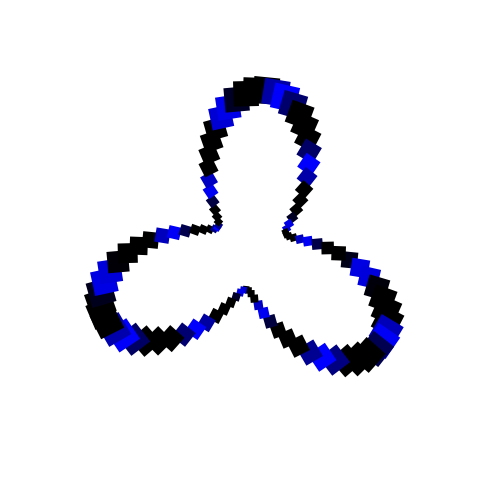
Frame 1 (no input)
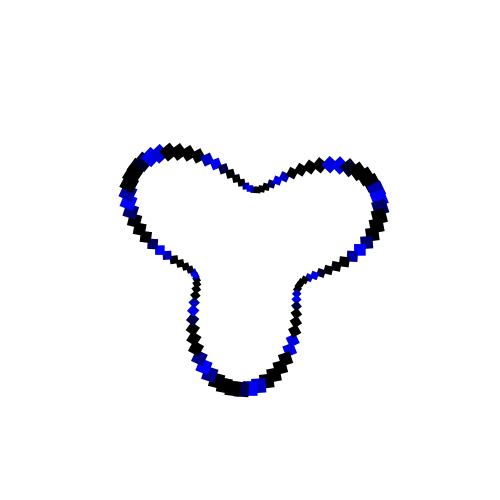
Frame 60 (the mouse pressed at the canvas centre just before this capture)
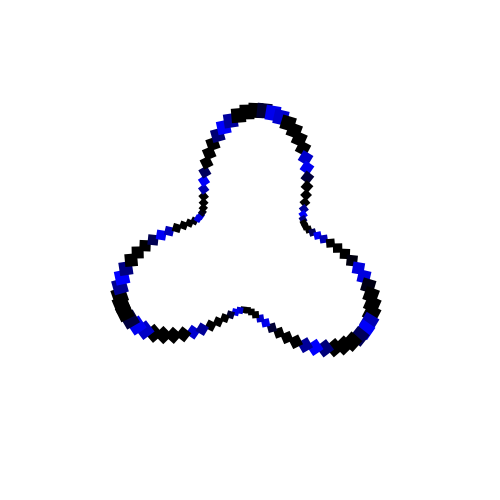
Frame 120 (the mouse held since frame 60 and released just before this capture)

The Processing sketch that drew these frames (run headless with seeded random() and noise(); from frame 60 on, the mouse is pressed at the canvas centre):

// Processing sketch: polarCoordinate11
// ── polarCoordinate11.pde
float rayon;
float vitesse;
float xInc;


void setup()
{
  size(500, 500);
  rayon = 150;
  vitesse = 0.1;
}

void draw()
{
  background(255);

  //cercle debug
  stroke(255, 0, 0);
  noFill();
  //ellipse(width/2, height/2, rayon*2, rayon*2);

  float incV = noise(xInc)*2;
  for (int i=0; i<100; i++)
  {
    float angle = map(i, 0, 100, 0, TWO_PI);
    float angle2 = angle + vitesse;

    float rad = 100+(sin(3*angle)*50)*incV;

    float x = width/2 + cos(angle2) * rad;
    float y = height/2 + sin(angle2) * rad;
    float size = map(rad, 0, rayon, 0, incV*20);

    float blue = sin(i+vitesse)*255;
    fill(0, 0, blue);
    noStroke();

    pushMatrix();
    translate(x, y);
    rotate(angle2);
    rectMode(CENTER);
    rect(0, 0, size, size);
    popMatrix();
  }
  vitesse += radians(1);
  xInc += 0.01;
}
